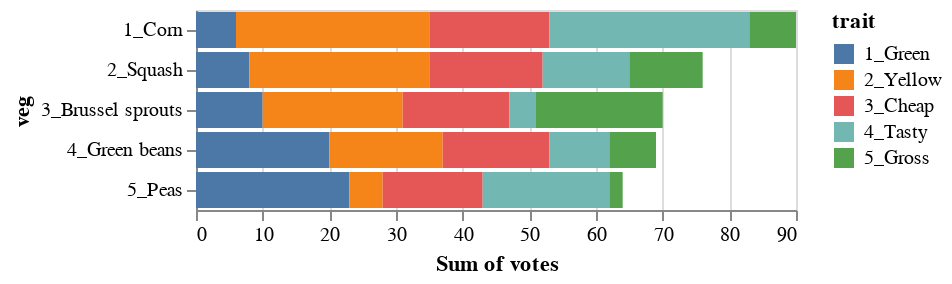

Notebook code cell kept with this figure:
### Markdown cell above
### Now add traits color

*Note that it does, what to me seems like a strange ordering, putting the trait at the top of the legend at the end of the stacked bar...*

### Code cell
alt.Chart(df).mark_bar().encode(
    x = 'sum(votes):Q',
    y = 'veg:N',
    color = 'trait:N'
)

### Figure 1 — Vega-Lite specification as saved in the notebook (floating-point values rounded to 4 significant figures)
{"config": {"view": {"continuousWidth": 300, "continuousHeight": 300}}, "data": {"name": "data-39f9d319c3f1fa0701a2f2e8a04001de"}, "mark": {"type": "bar"}, "encoding": {"color": {"field": "trait", "type": "nominal"}, "x": {"aggregate": "sum", "field": "votes", "type": "quantitative"}, "y": {"field": "veg", "type": "nominal"}}, "$schema": "https://vega.github.io/schema/vega-lite/v5.8.0.json", "datasets": {"data-39f9d319c3f1fa0701a2f2e8a04001de": [{"veg": "1_Corn", "trait": "1_Green", "votes": 6}, {"veg": "2_Squash", "trait": "1_Green", "votes": 8}, {"veg": "3_Brussel sprouts", "trait": "1_Green", "votes": 10}, {"veg": "4_Green beans", "trait": "1_Green", "votes": 20}, {"veg": "5_Peas", "trait": "1_Green", "votes": 23}, {"veg": "1_Corn", "trait": "2_Yellow", "votes": 29}, {"veg": "2_Squash", "trait": "2_Yellow", "votes": 27}, {"veg": "3_Brussel sprouts", "trait": "2_Yellow", "votes": 21}, {"veg": "4_Green beans", "trait": "2_Yellow", "votes": 17}, {"veg": "5_Peas", "trait": "2_Yellow", "votes": 5}, {"veg": "1_Corn", "trait": "3_Cheap", "votes": 18}, {"veg": "2_Squash", "trait": "3_Cheap", "votes": 17}, {"veg": "3_Brussel sprouts", "trait": "3_Cheap", "votes": 16}, {"veg": "4_Green beans", "trait": "3_Cheap", "votes": 16}, {"veg": "5_Peas", "trait": "3_Cheap", "votes": 15}, {"veg": "1_Corn", "trait": "4_Tasty", "votes": 30}, {"veg": "2_Squash", "trait": "4_Tasty", "votes": 13}, {"veg": "3_Brussel sprouts", "trait": "4_Tasty", "votes": 4}, {"veg": "4_Green beans", "trait": "4_Tasty", "votes": 9}, {"veg": "5_Peas", "trait": "4_Tasty", "votes": 19}, {"veg": "1_Corn", "trait": "5_Gross", "votes": 7}, {"veg": "2_Squash", "trait": "5_Gross", "votes": 11}, {"veg": "3_Brussel sprouts", "trait": "5_Gross", "votes": 19}, {"veg": "4_Green beans", "trait": "5_Gross", "votes": 7}, {"veg": "5_Peas", "trait": "5_Gross", "votes": 2}]}}
